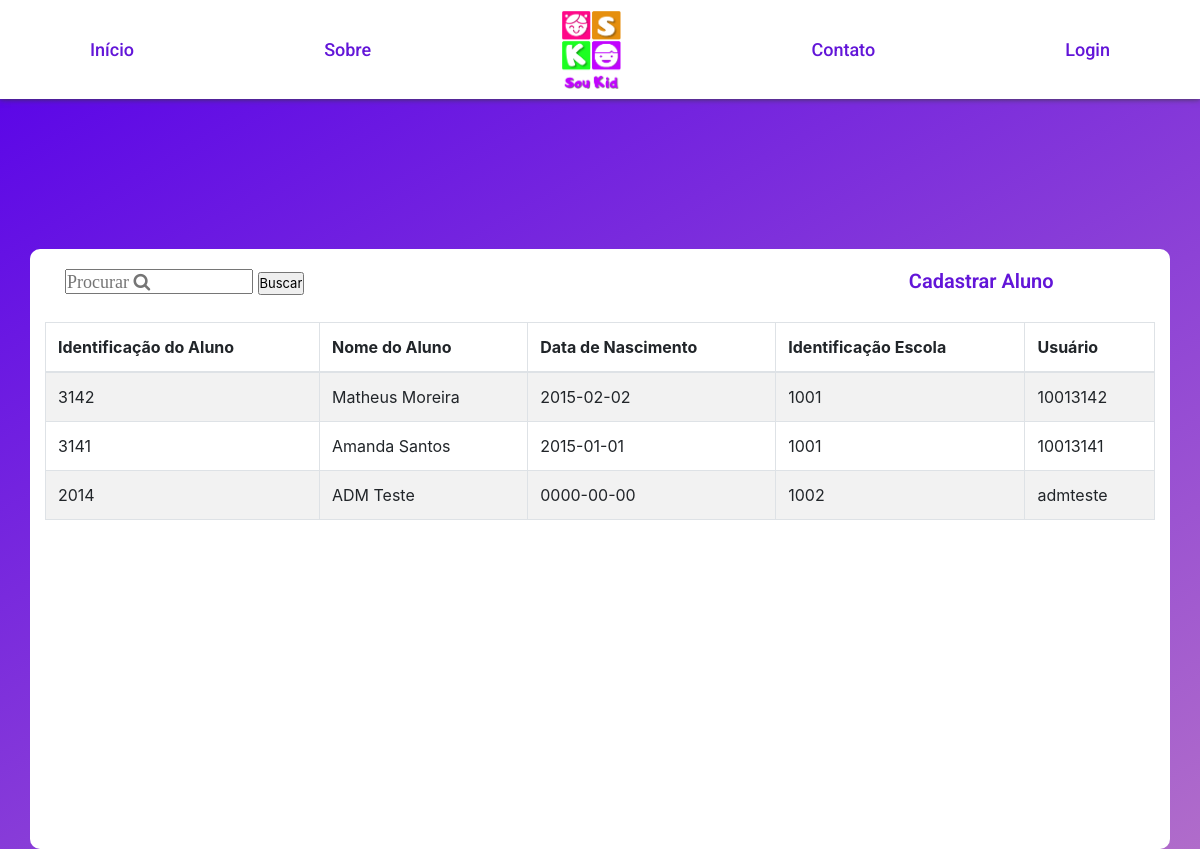
Page /mysql/conteudo_tabela.php on the committed database.
### tables this page shows
CREATE TABLE IF NOT EXISTS `alunos` (
  `id_escolar` int NOT NULL,
  `id_aluno` int NOT NULL,
  `nome_aluno` varchar(255) NOT NULL,
  `data_nascto_aluno` date NOT NULL,
  `login_aluno` varchar(12) NOT NULL,
  `senha_aluno` varchar(12) NOT NULL,
  PRIMARY KEY (`id_escolar`,`id_aluno`),
  UNIQUE KEY `login_aluno` (`login_aluno`)
);

### mysql/conexao.php (called while the page is built, shortened)
<?php
	include_once "tabela.php";
?>

### mysql/conteudo_tabela.php (the view, shortened to what this page needs)
<!DOCTYPE html>
<html lang="pt-br">
<head>
    <link rel='stylesheet' href='//cdnjs.cloudflare.com/ajax/libs/font-awesome/4.2.0/css/font-awesome.min.css'
        type='text/css'>
    <link rel="stylesheet" type="text/css" href=".././css/homepage.css">
</head>
<?php
	include_once "conexao.php";
	$sql = "select * from alunos order by id_aluno desc";
	$result = $conn->query($sql);
?>
<?php
if ($result && $result->num_rows != 0) {
?>
<body class="consulta-user">
    <div class="container table-wrapper-scroll-y my-custom-scrollbar">
        <form action="#" method="POST">
            <input type="text" name="busca" placeholder="Procurar &#xF002;" value="" tabindex="1" autocomplete="off">
            <input type="submit" value="Buscar">
            <label id="cadAluno"><a href="insert_cadastro.php">Cadastrar Aluno</a></label>
        </form>
        <table class="table table-bordered table-striped table-hover mb-0">
            <thead>
                <tr>
                    <th>Identificação do Aluno</th>
                    <th>Nome do Aluno</th>
                    <th>Data de Nascimento</th>
                    <th>Identificação Escola</th>
                    <th>Usuário</th>
                </tr>
            </thead>
            <tbody>
                <?php
	function connectMysqlBd($res){
		while ($row_user = mysqli_fetch_assoc($res)){
		?>
                <tr>
                    <td><?php echo $row_user['id_aluno']; ?></td>
                    <td><?php echo $row_user['nome_aluno']; ?></td>
                    <td><?php echo $row_user['data_nascto_aluno']; ?></td>
                    <td><?php echo $row_user['id_escolar']; ?></td>
                    <td><?php echo $row_user['login_aluno']; ?></td>
                </tr>
                <?php
		}
	}
	if (isset($_POST['busca'])) {
		$buscar = $_POST['busca'];
		$sql_pesquisa_nome = "select * from alunos where nome_aluno like '%$buscar%'";
		$result_pesquisa_nome = $conn->query($sql_pesquisa_nome);
		connectMysqlBd($result_pesquisa_nome);
	}
	else{
		connectMysqlBd($result);
	}
}else{
	echo "Nenhum dado foi encontrado";
}
?>
            </tbody>
        </table>
    </div>
</body>
</html>

### mysql/tabela.php (shortened to what this page needs)
<!DOCTYPE html>
<html lang="pt-br">
<head>
	<link rel="stylesheet" href="https://stackpath.bootstrapcdn.com/bootstrap/4.1.3/css/bootstrap.min.css">
</head>
<body>
</body>
</html>

### css/homepage.css (style rules this page uses)
* { margin: 0; padding: 0; outline: 0; box-sizing: border-box; }
body { background-color: #BD5EFF; background: linear-gradient(150deg, #5600e9 0%, #b06cca 100%); width: 100%; }
nav { background-color: #fff; box-shadow: 0px 0px 6px #3a3a3a; margin-bottom: 10px; }
nav .container { display: flex; align-items: center; font: 500 20px Roboto, sans-serif; color: #6215D8; padding: 0px 60px; font: 500 18px Roboto, sans-serif; }
nav a { color: #6215D8; text-decoration: none; transition: color 0.5s; }
nav .right { margin-left: auto; }
#logo { width: 60px; margin: 10px 0; transition: width 0.5s cubic-bezier(0.68, -0.55, 0.27, 1.55); }

### mysql/conteudo_tabela.php (style rules this page uses)
.consulta-user { background-color: #a749ff; }
.my-custom-scrollbar { position: relative; height: 600px; overflow: auto; }
.table-wrapper-scroll-y { display: block; margin-top: 150px; background-color: white; border-radius: 10px; }
.table-wrapper-scroll-y form { margin: 20px; }
input[type=submit] { font-size: 13px; }
input[type=text] { width: 188px; height: 25px; font: 500 18px Roboto, sans-serif; }
#cadAluno a { text-decoration: none; text-align: right; padding-left: 50vw; color: #6215D8; font: 600 20px Roboto, sans-serif; }

### rows in the picture
alunos: id_aluno "3142", nome_aluno "Matheus Moreira", data_nascto_aluno "2015-02-02", id_escolar "1001", login_aluno "10013142"
alunos: id_aluno "3141", nome_aluno "Amanda Santos", data_nascto_aluno "2015-01-01", id_escolar "1001", login_aluno "10013141"
alunos: id_aluno "2014", nome_aluno "ADM Teste", data_nascto_aluno "0000-00-00", id_escolar "1002", login_aluno "admteste"
